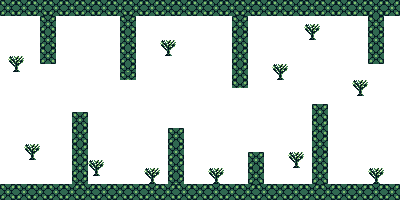

Rendered tile map (Tiled .tmx) drawn with the repository's tilesets; below, a short description and the full map source, tile grids included:
An orthogonal 50x25 tile map with 8x8 px tiles, 1 tile layer (Tile Layer 1).

<map version="1.9" tiledversion="1.9.1" orientation="orthogonal" renderorder="right-down" width="50" height="25" tilewidth="8" tileheight="8" infinite="0" nextlayerid="2" nextobjectid="1">
 <tileset firstgid="1" source="Sunna Tileset.tsx" />
 <layer id="1" name="Tile Layer 1" width="50" height="25">
  <data encoding="csv">
437,438,437,438,437,438,437,438,437,438,437,438,437,438,437,438,437,438,437,438,437,438,437,438,437,438,437,438,437,438,437,438,437,438,437,438,437,438,437,438,437,438,437,438,437,438,437,438,437,438,
469,470,469,470,469,470,469,470,469,470,469,470,469,470,469,470,469,470,469,470,469,470,469,470,469,470,469,470,469,470,469,470,469,470,469,470,469,470,469,470,469,470,469,470,469,470,469,470,469,470,
652,653,652,653,652,437,438,653,652,653,652,653,652,653,652,437,438,653,652,653,652,653,652,653,652,653,652,653,652,437,438,653,652,653,652,653,652,653,652,653,652,653,652,653,652,653,437,438,652,653,
684,685,684,685,684,469,470,685,684,685,684,685,684,685,684,469,470,685,684,685,684,685,684,685,684,685,684,685,684,469,470,685,684,685,684,685,684,685,354,355,684,685,684,685,684,685,469,470,684,685,
652,653,652,653,652,437,438,653,652,653,652,653,652,653,652,437,438,653,652,653,652,653,652,653,652,653,652,653,652,437,438,653,652,653,652,653,652,653,386,387,652,653,652,653,652,653,437,438,652,653,
684,685,684,685,684,469,470,685,684,685,684,685,684,685,684,469,470,685,684,685,354,355,684,685,684,685,684,685,684,469,470,685,684,685,684,685,684,685,684,685,684,685,684,685,684,685,469,470,684,685,
652,653,652,653,652,437,438,653,652,653,652,653,652,653,652,437,438,653,652,653,386,387,652,653,652,653,652,653,652,437,438,653,652,653,652,653,652,653,652,653,652,653,652,653,652,653,437,438,652,653,
684,354,355,685,684,469,470,685,684,685,684,685,684,685,684,469,470,685,684,685,684,685,684,685,684,685,684,685,684,469,470,685,684,685,684,685,684,685,684,685,684,685,684,685,684,685,469,470,684,685,
652,386,387,653,652,653,652,653,652,653,652,653,652,653,652,437,438,653,652,653,652,653,652,653,652,653,652,653,652,437,438,653,652,653,354,355,652,653,652,653,652,653,652,653,652,653,652,653,652,653,
684,685,684,685,684,685,684,685,684,685,684,685,684,685,684,437,438,685,684,685,684,685,684,685,684,685,684,685,684,469,470,685,684,685,386,387,684,685,684,685,684,685,684,685,684,685,684,685,684,685,
652,653,652,653,652,653,652,653,652,653,652,653,652,653,652,653,652,653,652,653,652,653,652,653,652,653,652,653,652,437,438,653,652,653,652,653,652,653,652,653,652,653,652,653,354,355,652,653,652,653,
684,685,684,685,684,685,684,685,684,685,684,685,684,685,684,685,684,685,684,685,684,685,684,685,684,685,684,685,684,685,684,685,684,685,684,685,684,685,684,685,684,685,684,685,386,387,684,685,684,685,
652,653,652,653,652,653,652,653,652,653,652,653,652,653,652,653,652,653,652,653,652,653,652,653,652,653,652,653,652,653,652,653,652,653,652,653,652,653,652,653,652,653,652,653,652,653,652,653,652,653,
684,685,684,685,684,685,684,685,684,685,684,685,684,685,684,685,684,685,684,685,684,685,684,685,684,685,684,685,684,685,684,685,684,685,684,685,684,685,684,437,438,685,684,685,684,685,684,685,684,685,
652,653,652,653,652,653,652,653,652,437,438,653,652,653,652,653,652,653,652,653,652,653,652,653,652,653,652,653,652,653,652,653,652,653,652,653,652,653,652,469,470,653,652,653,652,653,652,653,652,653,
684,685,684,685,684,685,684,685,684,469,470,685,684,685,684,685,684,685,684,685,684,685,684,685,684,685,684,685,684,685,684,685,684,685,684,685,684,685,684,437,438,685,684,685,684,685,684,685,684,685,
652,653,652,653,652,653,652,653,652,437,438,653,652,653,652,653,652,653,652,653,652,437,438,653,652,653,652,653,652,653,652,653,652,653,652,653,652,653,652,469,470,653,652,653,652,653,652,653,652,653,
684,685,684,685,684,685,684,685,684,469,470,685,684,685,684,685,684,685,684,685,684,469,470,685,684,685,684,685,684,685,684,685,684,685,684,685,684,685,684,437,438,685,684,685,684,685,684,685,684,685,
652,653,652,354,355,653,652,653,652,437,438,653,652,653,652,653,652,653,652,653,652,437,438,653,652,653,652,653,652,653,652,653,652,653,652,653,652,653,652,469,470,653,652,653,652,653,652,653,652,653,
684,685,684,386,387,685,684,685,684,469,470,685,684,685,684,685,684,685,684,685,684,469,470,685,684,685,684,685,684,685,684,437,438,685,684,685,354,355,684,437,438,685,684,685,684,685,684,685,684,685,
652,653,652,653,652,653,652,653,652,437,438,354,355,653,652,653,652,653,652,653,652,437,438,653,652,653,652,653,652,653,652,469,470,653,652,653,386,387,652,469,470,653,652,653,652,653,652,653,652,653,
684,685,684,685,684,685,684,685,684,469,470,386,387,685,684,685,684,685,354,355,684,469,470,685,684,685,354,355,684,685,684,437,438,685,684,685,684,685,684,437,438,685,684,685,684,685,354,355,684,685,
652,653,652,653,652,653,652,653,652,437,438,653,652,653,652,653,652,653,386,387,652,437,438,653,652,653,386,387,652,653,652,469,470,653,652,653,652,653,652,469,470,653,652,653,652,653,386,387,652,653,
437,438,437,438,437,438,437,438,437,438,437,438,437,438,437,438,437,438,437,438,437,438,437,438,437,438,437,438,437,438,437,438,437,438,437,438,437,438,437,438,437,438,437,438,437,438,437,438,437,438,
469,470,469,470,469,470,469,470,469,470,469,470,469,470,469,470,469,470,469,470,469,470,469,470,469,470,469,470,469,470,469,470,469,470,469,470,469,470,469,470,469,470,469,470,469,470,469,470,469,470
</data>
 </layer>
</map>